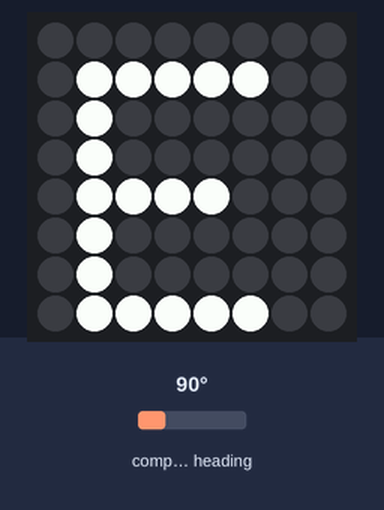
A program run on a simulated Raspberry Pi (BCM pin numbers) with a Sense HAT. On the bench: the Sense HAT's 8×8 RGB LED matrix. The test bench sets the inputs (shaded band); at power-on: compass heading 90°.

Above: at 1.2 s.
1.3 s: compass heading set to 180°
At 2.7 s:
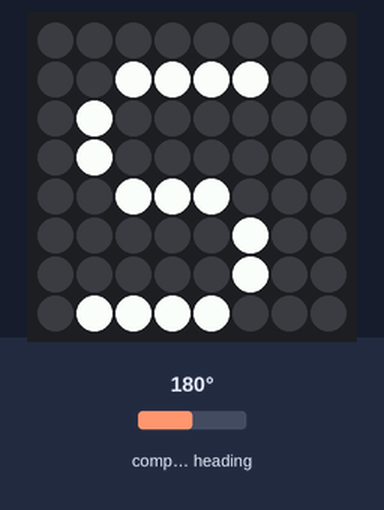
3.0 s: compass heading set to 7°
At 4.2 s:
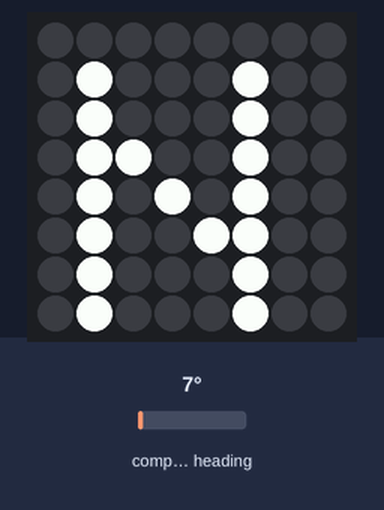
4.5 s: compass heading set to 116°
At 4.9 s:
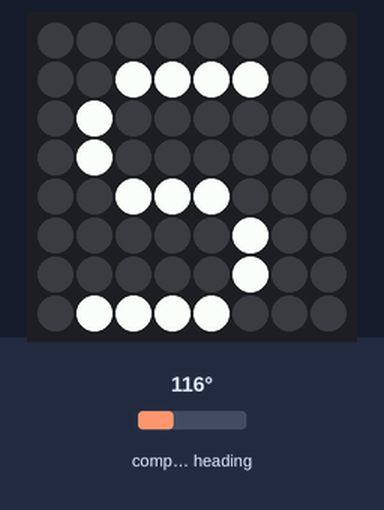
6.0 s: compass heading set to 90°
At 6.5 s:
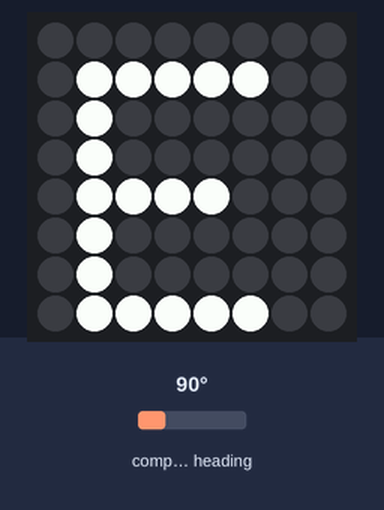
Timing chart, 0 to 8.5 s (numbered marks = the images above; inputs shaded):
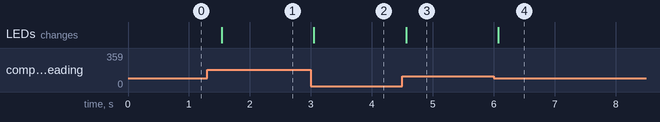

The program:

compass.py
```python
from sense_hat import SenseHat
import time

sense = SenseHat()

sense.set_imu_config(
    compass_enabled=True,
    gyro_enabled=False,
    accel_enabled=False
)

font = {
    "0": ["111", "101", "101", "101", "111"],
    "1": ["010", "110", "010", "010", "111"],
    "2": ["111", "001", "111", "100", "111"],
    "3": ["111", "001", "111", "001", "111"],
    "4": ["101", "101", "111", "001", "001"],
    "5": ["111", "100", "111", "001", "111"],
    "6": ["111", "100", "111", "101", "111"],
    "7": ["111", "001", "001", "001", "001"],
    "8": ["111", "101", "111", "101", "111"],
    "9": ["111", "101", "111", "001", "111"],
}

def get_direction(degree):
    if degree >= 337.5 or degree < 22.5:
        return "N"
    elif degree < 67.5:
        return "NE"
    elif degree < 112.5:
        return "E"
    elif degree < 157.5:
        return "SE"
    elif degree < 202.5:
        return "S"
    elif degree < 247.5:
        return "SW"
    elif degree < 292.5:
        return "W"
    else:
        return "NW"

while True:
    degree = sense.get_compass()
    direction = get_direction(degree)

    sense.clear()


    sense.show_letter(direction[0])

    time.sleep(0.5)
```

Measured:
- after the input at 1.3 s, the LEDs: change after 0.24 s (image 1)
- after the input at 3.0 s, the LEDs: change after 0.05 s (image 2)
- after the input at 4.5 s, the LEDs: change after 0.06 s (image 3)
- after the input at 6.0 s, the LEDs: change after 0.08 s (image 4)
